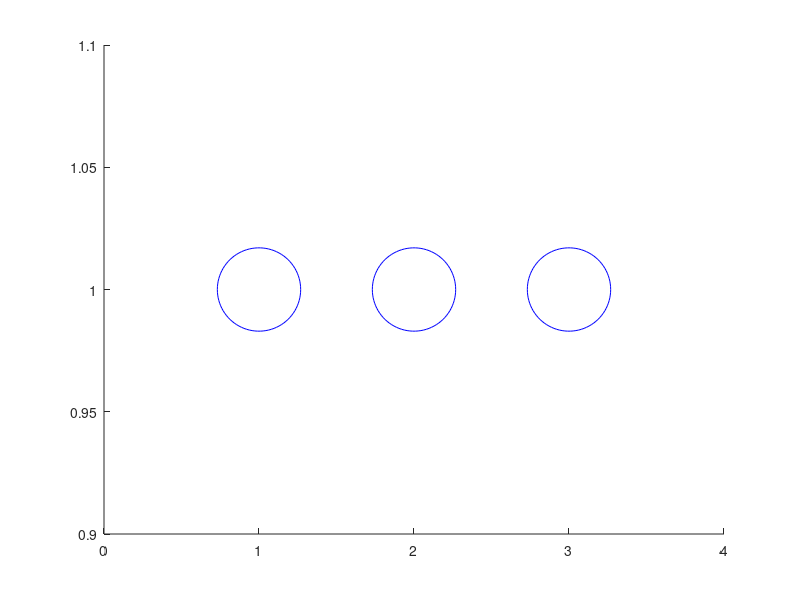

Reproduce this figure in MATLAB.
function s0902b
% ** see comments at end of file

% preliminaries as before
cxpos=[1 2 3];
figure(1), clf
hold on
h=plot(cxpos(1),1,'bo',cxpos(2),1,'bo',cxpos(3),1,'bo');
set(h,'markersize',60);
set(gca,'xlim',[0 4]);

[m,prix]=max(rand(1,3));

% Call functions that contain the commands
set(h(prix),'ButtonDownFcn','congratulations_sub(h,prix)');
set(h(setdiff(1:3,prix)),'ButtonDownFcn','badLuck_sub(h)');


% INSERT CODE HERE (see comment below)

% ----- subfunctions ------------------------------------------------
function congratulations_sub(h,ix)
set(h(ix),'markerfacecolor','g'); set(h,'ButtonDownFcn',[]);
  
function badLuck_sub(h)
text(1,1,'GAME OVER','fontsize',20,'fontweight','bold','color','r');
set(h,'ButtonDownFcn',[]); 

% ------ comments -------------------------------
% This version does not work because 
% - the function has its own workspace 
% - but the strings in the callback are evaluated 
%   in the BASE workspace! 
% This means that variables h and prix, created here,
% are not known in the base workspace. This is an
% inherent disadvantage of defining callbacks via
% strings. Workarounds include 
% - making variables global (not recommended) 
% - using assignin to have them in the base
% workspace: uncomment the two lines below and
% copy them above the subfunctions (in the spot
% that reads 'insert here'). Still, it won't work.
% Why? Because congratulations_sub and badLuck_sub
% are subfunctions and, as such, are visible only
% to s0902b.m. So, same problem (to be solved by
% using the autonomous versions of the functions,
% congratulations.m and badLuck.m) However, all in
% all this is not an elegant solution. The best
% way is to use function handles. See exercise
% 8.3.

% assignin('base','h',h);
% assignin('base','prix',prix);

